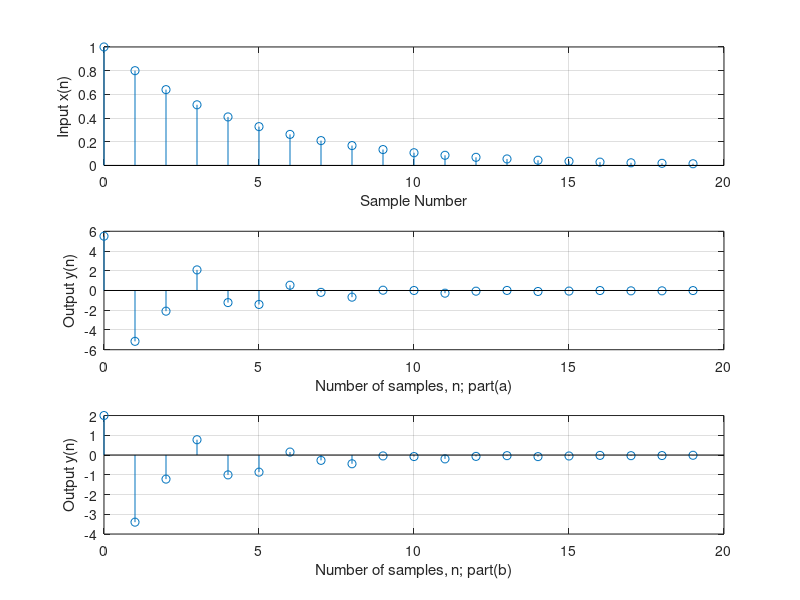

This figure's MATLAB source:
% Example 6.2
% Compute y(n) = 2x(n) - 4x(n-1) - 0.5y(n-1) - 0.5y(n-2)
%Nonzero initial conditions:
%y(-2)=1, y(-1)=0, x(-1)=-1, x(n)=(0.8)^n*u(n)
y = zeros(1,20); %Set up a vector to stroe y(n)
y = [1 0 y];
n = 0:1:19;
x = (0.8).^n;
x = [0 -1 x];
for n = 1:20
    y(n+2) = 2*x(n+2) - 4*x(n+1) - 0.5*y(n+1)-0.5*y(n); %Compute 20 outputs 
end
n = 0:1:19;
subplot(3,1,1); stem(n,x(3:22)); grid; ylabel('Input x(n)');
xlabel('Sample Number');
subplot(3,1,2); stem(n,y(3:22)), grid;
xlabel('Number of samples, n; part(a)');ylabel('Output y(n)');
y(3:22); %Output y(n)
y = zeros(1,20);
y = [0 0 y];
n = 0:1:19;
x = (0.8).^n;
x = [0 0 x];
for n = 1:20
    y(n+2) = 2*x(n+2) - 4*x(n+1) - 0.5*y(n+1)-0.5*y(n); %Compute 20 outputs 
end
n = 0:1:19;
subplot(3,1,3); stem(n,y(3:22)); grid; 
xlabel('Number of samples, n; part(b)');ylabel('Output y(n)');
y(3:22); %Output y(n)    